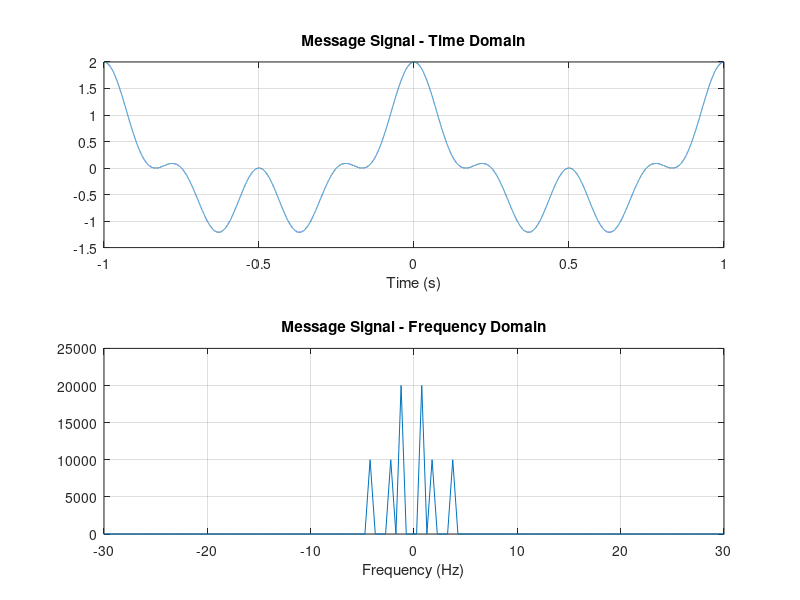
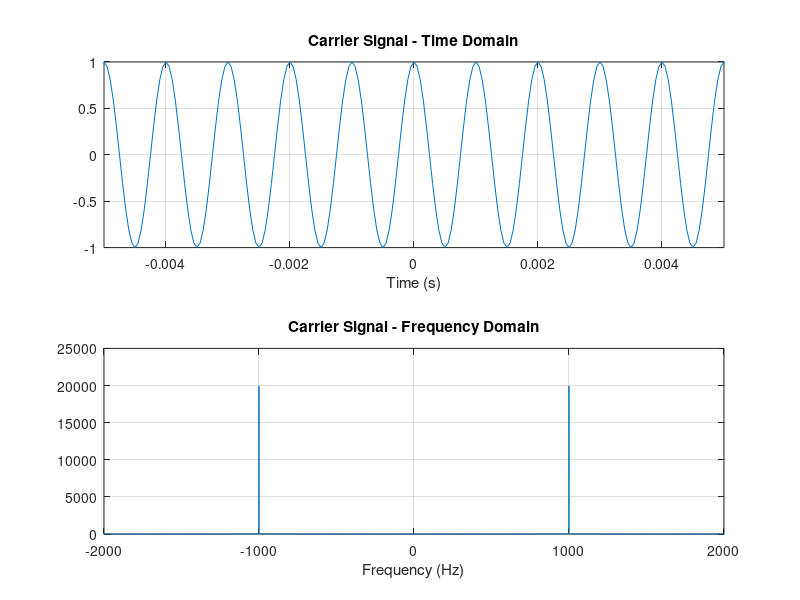
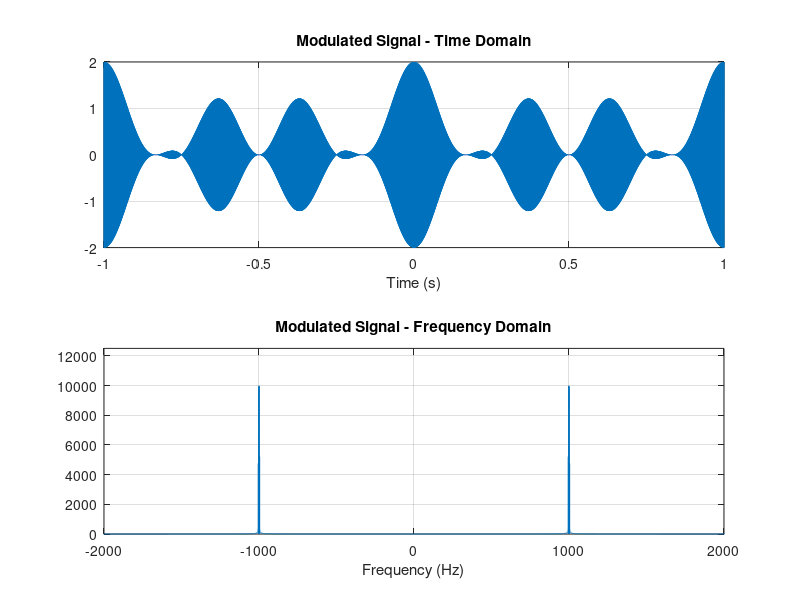
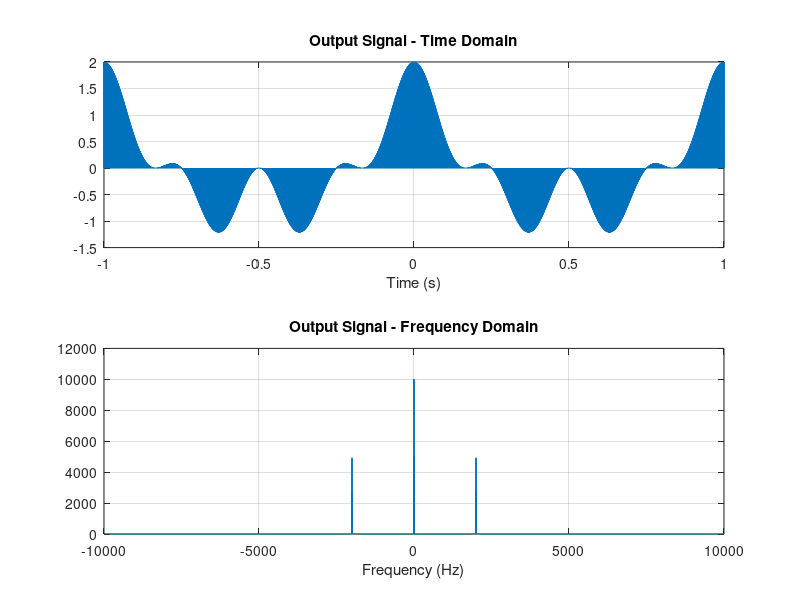

The MATLAB script that drew these images, in order: (Note: this script raises an error after producing the figures.)
%% Task 1
Fs = 20000;
n = -1:1 / Fs:1;
L = length(n);
freq_axis = Fs * ((-L / 2:L / 2 - 1) / L);
m_sig = cos(2 * pi * n) + 0.5 * cos(4 * pi * n) + 0.5 * cos(8 * pi * n);
figure
subplot(211)
plot(n, m_sig);
grid
xlabel('Time (s)')
title('Message Signal - Time Domain')
subplot(212)
plot(freq_axis, abs(fftshift(fft(m_sig))));
axis([-30 30 0 25000]);
grid
xlabel('Frequency (Hz)')
title('Message Signal - Frequency Domain')

%% Task 2
c_sig = cos(2000 * pi * n);
figure
subplot(211)
plot(n, c_sig);
axis([-0.005 0.005 -1 1]);
grid
xlabel('Time (s)')
title('Carrier Signal - Time Domain')
subplot(212)
plot(freq_axis, abs(fftshift(fft(c_sig))));
axis([-2000 2000 0 25000]);
grid
xlabel('Frequency (Hz)')
title('Carrier Signal - Frequency Domain')

%% Task 3
mod_sig = m_sig .* c_sig;
figure
subplot(211)
plot(n, mod_sig);
grid
xlabel('Time (s)')
title('Modulated Signal - Time Domain')
subplot(212)
plot(freq_axis, abs(fftshift(fft(mod_sig))));
axis([-2000 2000 0 12500]);
grid
xlabel('Frequency (Hz)')
title('Modulated Signal - Frequency Domain')

%% Task 4
out_sig = mod_sig .* c_sig;
figure
subplot(211)
plot(n, out_sig);
grid
xlabel('Time (s)')
title('Output Signal - Time Domain')
subplot(212)
plot(freq_axis, abs(fftshift(fft(out_sig))));
grid
xlabel('Frequency (Hz)')
title('Output Signal - Frequency Domain')

%% Task 5
lpFilt = designfilt('lowpassiir', 'FilterOrder', 5, ...
'PassbandFrequency', 500, 'PassbandRipple', 0.09, ...
    'SampleRate', Fs);
filtered_sig = filter(lpFilt, out_sig);
figure
subplot(211)
plot(n, filtered_sig);
grid
xlabel('Time (s)')
title('Low Pass Filtered Output Signal - Time Domain')
subplot(212)
plot(freq_axis, abs(fftshift(fft(filtered_sig))));
grid
xlabel('Frequency (Hz)')
title('Low Pass Filtered Output Signal - Frequency Domain')